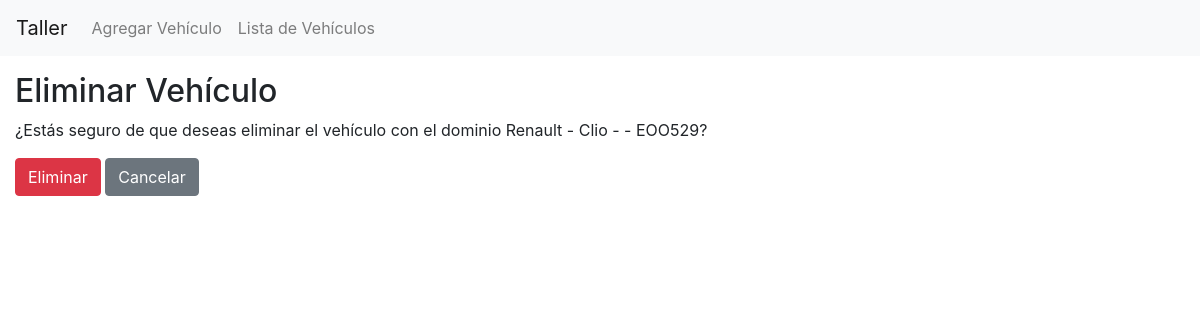
Page /vehiculos/eliminar/10/ on the committed database.
### vehiculos/models.py (models this page shows, shortened)
class Vehiculo(models.Model):
    marca = models.ForeignKey(Marca, on_delete=models.CASCADE)
    modelo = models.ForeignKey(Modelo, on_delete=models.CASCADE)
    anio = models.IntegerField()
    dominio = models.CharField(max_length=10)
    fecha_modificacion = models.DateField(auto_now=True)

class Marca(models.Model):
    nombre = models.CharField(max_length=100)
    def __str__(self):
        return self.nombre

class Modelo(models.Model):
    nombre = models.CharField(max_length=100)
    marca = models.ForeignKey(Marca, on_delete=models.CASCADE)
    def __str__(self):
        return f"{self.nombre}"

### vehiculos/views.py (the view)
# urls.py: path('eliminar/<int:vehiculo_id>/', views.eliminar_vehiculo, name='eliminar_vehiculo'),
def eliminar_vehiculo(request, vehiculo_id):
    vehiculo = get_object_or_404(Vehiculo, id=vehiculo_id)
    if request.method == 'POST':
        vehiculo.delete()
        return redirect('lista_vehiculos')
    return render(request, 'eliminar_vehiculo.html', {'vehiculo': vehiculo})

### vehiculos/templates/eliminar_vehiculo.html (shortened to what this page needs)
{% extends 'base.html' %}
{% block content %}
<h2>Eliminar Vehículo</h2>
<p>¿Estás seguro de que deseas eliminar el vehículo con el dominio {{ vehiculo.marca }} - {{ vehiculo.modelo }} - {{ vehiculo.año }} - {{ vehiculo.dominio }}?</p>
<form method="post">
    <button type="submit" class="btn btn-danger">Eliminar</button>
    <a href="{% url 'agregar_vehiculo' %}" class="btn btn-secondary">Cancelar</a>
</form>
{% endblock %}

### rows in the picture
Vehiculo: marca "Renault", modelo "Clio", dominio "EOO529"
